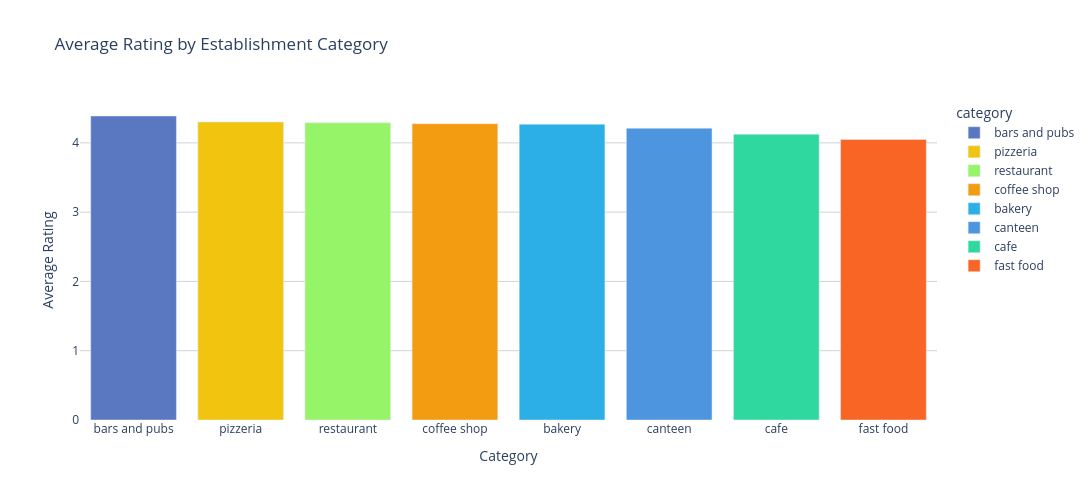

Notebook source saved alongside this figure:
### Markdown cell above
Most establishments have a rating between 4 and 4.5. The most common ratings are: 4.3 (1513 establishments), 4.4 (1351 establishments), and 4.2 (1041 establishments). Ratings below 4 are rarely encountered.

### Code cell
# Calculate the average rating by category
avg_ratings_by_category = df.groupby('category')['rating'].mean().reset_index(name='average_rating')

# Sort by descending average rating
avg_ratings_by_category = avg_ratings_by_category.sort_values(by='average_rating', ascending=False)

# Plot a bar chart
fig = px.bar(
    avg_ratings_by_category, 
    x='category', 
    y='average_rating', 
    title='Average Rating by Establishment Category',
    color='category', 
    color_discrete_map=color_discrete_map
)

# Configure display settings, chart size, and grid
fig.update_layout(
    xaxis_tickangle=0,
    width=1100, 
    height=500,
    plot_bgcolor='rgba(0,0,0,0)',
    xaxis_title='Category',  
    yaxis_title='Average Rating',  
    yaxis=dict(
        showgrid=True, 
        gridcolor='lightgray'
    )
)

# Show the chart
fig.show()

### Figure 1 — Plotly figure (JSON) as saved in the notebook; plotly's stock layout.template omitted (floating-point values rounded to 4 significant figures)
{"data": [{"alignmentgroup": "True", "hovertemplate": "category=%{x}<br>average_rating=%{y}<extra></extra>", "legendgroup": "bars and pubs", "marker": {"color": "#5978c1", "pattern": {"shape": ""}}, "name": "bars and pubs", "offsetgroup": "bars and pubs", "orientation": "v", "showlegend": true, "textposition": "auto", "type": "bar", "x": ["bars and pubs"], "xaxis": "x", "y": [4.388], "yaxis": "y"}, {"alignmentgroup": "True", "hovertemplate": "category=%{x}<br>average_rating=%{y}<extra></extra>", "legendgroup": "pizzeria", "marker": {"color": "#f1c40f", "pattern": {"shape": ""}}, "name": "pizzeria", "offsetgroup": "pizzeria", "orientation": "v", "showlegend": true, "textposition": "auto", "type": "bar", "x": ["pizzeria"], "xaxis": "x", "y": [4.301], "yaxis": "y"}, {"alignmentgroup": "True", "hovertemplate": "category=%{x}<br>average_rating=%{y}<extra></extra>", "legendgroup": "restaurant", "marker": {"color": "#96f468", "pattern": {"shape": ""}}, "name": "restaurant", "offsetgroup": "restaurant", "orientation": "v", "showlegend": true, "textposition": "auto", "type": "bar", "x": ["restaurant"], "xaxis": "x", "y": [4.29], "yaxis": "y"}, {"alignmentgroup": "True", "hovertemplate": "category=%{x}<br>average_rating=%{y}<extra></extra>", "legendgroup": "coffee shop", "marker": {"color": "#f39c12", "pattern": {"shape": ""}}, "name": "coffee shop", "offsetgroup": "coffee shop", "orientation": "v", "showlegend": true, "textposition": "auto", "type": "bar", "x": ["coffee shop"], "xaxis": "x", "y": [4.277], "yaxis": "y"}, {"alignmentgroup": "True", "hovertemplate": "category=%{x}<br>average_rating=%{y}<extra></extra>", "legendgroup": "bakery", "marker": {"color": "#2cafe6", "pattern": {"shape": ""}}, "name": "bakery", "offsetgroup": "bakery", "orientation": "v", "showlegend": true, "textposition": "auto", "type": "bar", "x": ["bakery"], "xaxis": "x", "y": [4.268], "yaxis": "y"}, {"alignmentgroup": "True", "hovertemplate": "category=%{x}<br>average_rating=%{y}<extra></extra>", "legendgroup": "canteen", "marker": {"color": "#4d95df", "pattern": {"shape": ""}}, "name": "canteen", "offsetgroup": "canteen", "orientation": "v", "showlegend": true, "textposition": "auto", "type": "bar", "x": ["canteen"], "xaxis": "x", "y": [4.211], "yaxis": "y"}, {"alignmentgroup": "True", "hovertemplate": "category=%{x}<br>average_rating=%{y}<extra></extra>", "legendgroup": "cafe", "marker": {"color": "#2fd89e", "pattern": {"shape": ""}}, "name": "cafe", "offsetgroup": "cafe", "orientation": "v", "showlegend": true, "textposition": "auto", "type": "bar", "x": ["cafe"], "xaxis": "x", "y": [4.124], "yaxis": "y"}, {"alignmentgroup": "True", "hovertemplate": "category=%{x}<br>average_rating=%{y}<extra></extra>", "legendgroup": "fast food", "marker": {"color": "#f86524", "pattern": {"shape": ""}}, "name": "fast food", "offsetgroup": "fast food", "orientation": "v", "showlegend": true, "textposition": "auto", "type": "bar", "x": ["fast food"], "xaxis": "x", "y": [4.05], "yaxis": "y"}], "layout": {"barmode": "relative", "height": 500, "legend": {"title": {"text": "category"}, "tracegroupgap": 0}, "plot_bgcolor": "rgba(0, 0, 0, 0)", "title": {"text": "Average Rating by Establishment Category"}, "width": 1100, "xaxis": {"anchor": "y", "autorange": true, "categoryarray": ["bars and pubs", "pizzeria", "restaurant", "coffee shop", "bakery", "canteen", "cafe", "fast food"], "categoryorder": "array", "domain": [0, 1], "range": [-0.5, 7.5], "tickangle": 0, "title": {"text": "Category"}, "type": "category"}, "yaxis": {"anchor": "x", "autorange": true, "domain": [0, 1], "gridcolor": "lightgray", "range": [0, 4.619], "showgrid": true, "title": {"text": "Average Rating"}, "type": "linear"}}}
